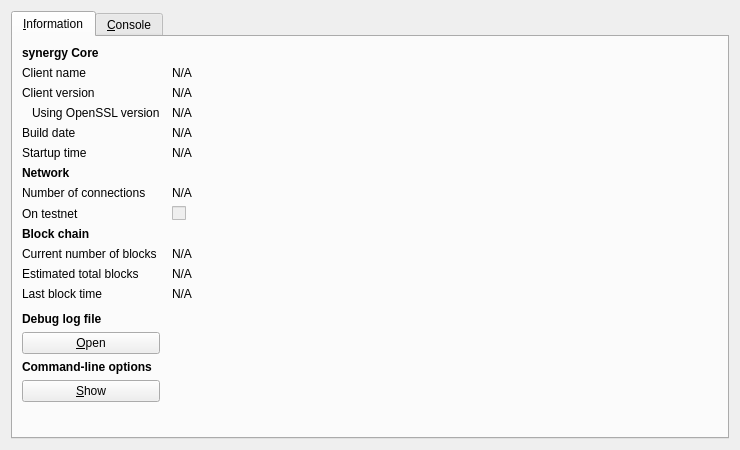
<?xml version="1.0" encoding="UTF-8"?>
<ui version="4.0">
 <class>RPCConsole</class>
 <widget class="QDialog" name="RPCConsole">
  <property name="geometry">
   <rect>
    <x>0</x>
    <y>0</y>
    <width>740</width>
    <height>450</height>
   </rect>
  </property>
  <property name="windowTitle">
   <string>synergy - Debug window</string>
  </property>
  <layout class="QVBoxLayout" name="verticalLayout_2">
   <item>
    <widget class="QTabWidget" name="tabWidget">
     <property name="currentIndex">
      <number>0</number>
     </property>
     <widget class="QWidget" name="tab_info">
      <attribute name="title">
       <string>&amp;Information</string>
      </attribute>
      <layout class="QGridLayout" name="gridLayout" columnstretch="0,1">
       <property name="horizontalSpacing">
        <number>12</number>
       </property>
       <item row="0" column="0">
        <widget class="QLabel" name="label_9">
         <property name="font">
          <font>
           <weight>75</weight>
           <bold>true</bold>
          </font>
         </property>
         <property name="text">
          <string>synergy Core</string>
         </property>
        </widget>
       </item>
       <item row="1" column="0">
        <widget class="QLabel" name="label_5">
         <property name="text">
          <string>Client name</string>
         </property>
        </widget>
       </item>
       <item row="1" column="1">
        <widget class="QLabel" name="clientName">
         <property name="cursor">
          <cursorShape>IBeamCursor</cursorShape>
         </property>
         <property name="text">
          <string>N/A</string>
         </property>
         <property name="textFormat">
          <enum>Qt::PlainText</enum>
         </property>
         <property name="textInteractionFlags">
          <set>Qt::LinksAccessibleByMouse|Qt::TextSelectableByKeyboard|Qt::TextSelectableByMouse</set>
         </property>
        </widget>
       </item>
       <item row="2" column="0">
        <widget class="QLabel" name="label_6">
         <property name="text">
          <string>Client version</string>
         </property>
        </widget>
       </item>
       <item row="2" column="1">
        <widget class="QLabel" name="clientVersion">
         <property name="cursor">
          <cursorShape>IBeamCursor</cursorShape>
         </property>
         <property name="text">
          <string>N/A</string>
         </property>
         <property name="textFormat">
          <enum>Qt::PlainText</enum>
         </property>
         <property name="textInteractionFlags">
          <set>Qt::LinksAccessibleByMouse|Qt::TextSelectableByKeyboard|Qt::TextSelectableByMouse</set>
         </property>
        </widget>
       </item>
       <item row="3" column="0">
        <widget class="QLabel" name="label_14">
         <property name="text">
          <string>Using OpenSSL version</string>
         </property>
         <property name="indent">
          <number>10</number>
         </property>
        </widget>
       </item>
       <item row="3" column="1">
        <widget class="QLabel" name="openSSLVersion">
         <property name="cursor">
          <cursorShape>IBeamCursor</cursorShape>
         </property>
         <property name="text">
          <string>N/A</string>
         </property>
         <property name="textFormat">
          <enum>Qt::PlainText</enum>
         </property>
         <property name="textInteractionFlags">
          <set>Qt::LinksAccessibleByMouse|Qt::TextSelectableByKeyboard|Qt::TextSelectableByMouse</set>
         </property>
        </widget>
       </item>
       <item row="4" column="0">
        <widget class="QLabel" name="label_12">
         <property name="text">
          <string>Build date</string>
         </property>
        </widget>
       </item>
       <item row="4" column="1">
        <widget class="QLabel" name="buildDate">
         <property name="cursor">
          <cursorShape>IBeamCursor</cursorShape>
         </property>
         <property name="text">
          <string>N/A</string>
         </property>
         <property name="textFormat">
          <enum>Qt::PlainText</enum>
         </property>
         <property name="textInteractionFlags">
          <set>Qt::LinksAccessibleByMouse|Qt::TextSelectableByKeyboard|Qt::TextSelectableByMouse</set>
         </property>
        </widget>
       </item>
       <item row="5" column="0">
        <widget class="QLabel" name="label_13">
         <property name="text">
          <string>Startup time</string>
         </property>
        </widget>
       </item>
       <item row="5" column="1">
        <widget class="QLabel" name="startupTime">
         <property name="cursor">
          <cursorShape>IBeamCursor</cursorShape>
         </property>
         <property name="text">
          <string>N/A</string>
         </property>
         <property name="textFormat">
          <enum>Qt::PlainText</enum>
         </property>
         <property name="textInteractionFlags">
          <set>Qt::LinksAccessibleByMouse|Qt::TextSelectableByKeyboard|Qt::TextSelectableByMouse</set>
         </property>
        </widget>
       </item>
       <item row="6" column="0">
        <widget class="QLabel" name="label_11">
         <property name="font">
          <font>
           <weight>75</weight>
           <bold>true</bold>
          </font>
         </property>
         <property name="text">
          <string>Network</string>
         </property>
        </widget>
       </item>
       <item row="7" column="0">
        <widget class="QLabel" name="label_7">
         <property name="text">
          <string>Number of connections</string>
         </property>
        </widget>
       </item>
       <item row="7" column="1">
        <widget class="QLabel" name="numberOfConnections">
         <property name="cursor">
          <cursorShape>IBeamCursor</cursorShape>
         </property>
         <property name="text">
          <string>N/A</string>
         </property>
         <property name="textFormat">
          <enum>Qt::PlainText</enum>
         </property>
         <property name="textInteractionFlags">
          <set>Qt::LinksAccessibleByMouse|Qt::TextSelectableByKeyboard|Qt::TextSelectableByMouse</set>
         </property>
        </widget>
       </item>
       <item row="8" column="0">
        <widget class="QLabel" name="label_8">
         <property name="text">
          <string>On testnet</string>
         </property>
        </widget>
       </item>
       <item row="8" column="1">
        <widget class="QCheckBox" name="isTestNet">
         <property name="enabled">
          <bool>false</bool>
         </property>
         <property name="text">
          <string/>
         </property>
        </widget>
       </item>
       <item row="9" column="0">
        <widget class="QLabel" name="label_10">
         <property name="font">
          <font>
           <weight>75</weight>
           <bold>true</bold>
          </font>
         </property>
         <property name="text">
          <string>Block chain</string>
         </property>
        </widget>
       </item>
       <item row="10" column="0">
        <widget class="QLabel" name="label_3">
         <property name="text">
          <string>Current number of blocks</string>
         </property>
        </widget>
       </item>
       <item row="10" column="1">
        <widget class="QLabel" name="numberOfBlocks">
         <property name="cursor">
          <cursorShape>IBeamCursor</cursorShape>
         </property>
         <property name="text">
          <string>N/A</string>
         </property>
         <property name="textFormat">
          <enum>Qt::PlainText</enum>
         </property>
         <property name="textInteractionFlags">
          <set>Qt::LinksAccessibleByMouse|Qt::TextSelectableByKeyboard|Qt::TextSelectableByMouse</set>
         </property>
        </widget>
       </item>
       <item row="11" column="0">
        <widget class="QLabel" name="label_4">
         <property name="text">
          <string>Estimated total blocks</string>
         </property>
        </widget>
       </item>
       <item row="11" column="1">
        <widget class="QLabel" name="totalBlocks">
         <property name="cursor">
          <cursorShape>IBeamCursor</cursorShape>
         </property>
         <property name="text">
          <string>N/A</string>
         </property>
         <property name="textFormat">
          <enum>Qt::PlainText</enum>
         </property>
         <property name="textInteractionFlags">
          <set>Qt::LinksAccessibleByMouse|Qt::TextSelectableByKeyboard|Qt::TextSelectableByMouse</set>
         </property>
        </widget>
       </item>
       <item row="12" column="0">
        <widget class="QLabel" name="label_2">
         <property name="text">
          <string>Last block time</string>
         </property>
        </widget>
       </item>
       <item row="12" column="1">
        <widget class="QLabel" name="lastBlockTime">
         <property name="cursor">
          <cursorShape>IBeamCursor</cursorShape>
         </property>
         <property name="text">
          <string>N/A</string>
         </property>
         <property name="textFormat">
          <enum>Qt::PlainText</enum>
         </property>
         <property name="textInteractionFlags">
          <set>Qt::LinksAccessibleByMouse|Qt::TextSelectableByKeyboard|Qt::TextSelectableByMouse</set>
         </property>
        </widget>
       </item>
       <item row="13" column="0">
        <spacer name="verticalSpacer_2">
         <property name="orientation">
          <enum>Qt::Vertical</enum>
         </property>
         <property name="sizeHint" stdset="0">
          <size>
           <width>20</width>
           <height>20</height>
          </size>
         </property>
        </spacer>
       </item>
       <item row="14" column="0">
        <widget class="QLabel" name="labelDebugLogfile">
         <property name="font">
          <font>
           <weight>75</weight>
           <bold>true</bold>
          </font>
         </property>
         <property name="text">
          <string>Debug log file</string>
         </property>
        </widget>
       </item>
       <item row="15" column="0">
        <widget class="QPushButton" name="openDebugLogfileButton">
         <property name="toolTip">
          <string>Open the synergy debug log file from the current data directory. This can take a few seconds for large log files.</string>
         </property>
         <property name="text">
          <string>&amp;Open</string>
         </property>
         <property name="autoDefault">
          <bool>false</bool>
         </property>
        </widget>
       </item>
       <item row="16" column="0">
        <widget class="QLabel" name="labelCLOptions">
         <property name="font">
          <font>
           <weight>75</weight>
           <bold>true</bold>
          </font>
         </property>
         <property name="text">
          <string>Command-line options</string>
         </property>
        </widget>
       </item>
       <item row="17" column="0">
        <widget class="QPushButton" name="showCLOptionsButton">
         <property name="toolTip">
          <string>Show the synergy-Qt help message to get a list with possible synergy command-line options.</string>
         </property>
         <property name="text">
          <string>&amp;Show</string>
         </property>
         <property name="autoDefault">
          <bool>false</bool>
         </property>
        </widget>
       </item>
       <item row="18" column="0">
        <spacer name="verticalSpacer">
         <property name="orientation">
          <enum>Qt::Vertical</enum>
         </property>
         <property name="sizeHint" stdset="0">
          <size>
           <width>20</width>
           <height>40</height>
          </size>
         </property>
        </spacer>
       </item>
      </layout>
     </widget>
     <widget class="QWidget" name="tab_console">
      <attribute name="title">
       <string>&amp;Console</string>
      </attribute>
      <layout class="QVBoxLayout" name="verticalLayout_3">
       <property name="spacing">
        <number>3</number>
       </property>
       <item>
        <widget class="QTextEdit" name="messagesWidget">
         <property name="minimumSize">
          <size>
           <width>0</width>
           <height>100</height>
          </size>
         </property>
         <property name="readOnly">
          <bool>true</bool>
         </property>
         <property name="tabKeyNavigation" stdset="0">
          <bool>false</bool>
         </property>
         <property name="columnCount" stdset="0">
          <number>2</number>
         </property>
        </widget>
       </item>
       <item>
        <layout class="QHBoxLayout" name="horizontalLayout">
         <property name="spacing">
          <number>3</number>
         </property>
         <item>
          <widget class="QLabel" name="label">
           <property name="text">
            <string notr="true">&gt;</string>
           </property>
          </widget>
         </item>
         <item>
          <widget class="QLineEdit" name="lineEdit"/>
         </item>
         <item>
          <widget class="QPushButton" name="clearButton">
           <property name="maximumSize">
            <size>
             <width>24</width>
             <height>24</height>
            </size>
           </property>
           <property name="toolTip">
            <string>Clear console</string>
           </property>
           <property name="text">
            <string/>
           </property>
           <property name="icon">
            <iconset resource="../bitcoin.qrc">
             <normaloff>:/icons/remove</normaloff>:/icons/remove</iconset>
           </property>
           <property name="shortcut">
            <string notr="true">Ctrl+L</string>
           </property>
           <property name="autoDefault">
            <bool>false</bool>
           </property>
          </widget>
         </item>
        </layout>
       </item>
      </layout>
     </widget>
    </widget>
   </item>
  </layout>
 </widget>
 <resources>
  <include location="../bitcoin.qrc"/>
 </resources>
 <connections/>
</ui>
